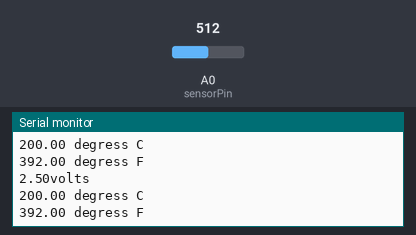
A sketch run on a simulated Arduino Uno, built with avr-gcc and run on an emulated ATmega328P. Shown: the last lines printed to the serial monitor. Inputs (shaded band) come from the test bench; at power-on: A0 (sensorPin) = 512.

Above: at 1.8 s.
1.9 s: A0 (sensorPin) set to 716
At 2.8 s:
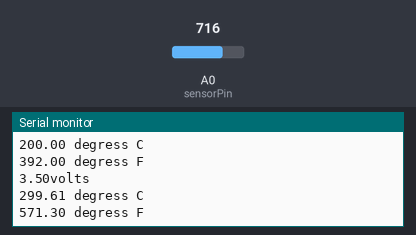
3.4 s: A0 (sensorPin) set to 900
At 4.4 s:
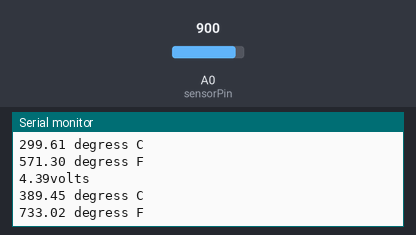
Timing chart, 0 to 6.4 s (numbered marks = the images above; inputs shaded):
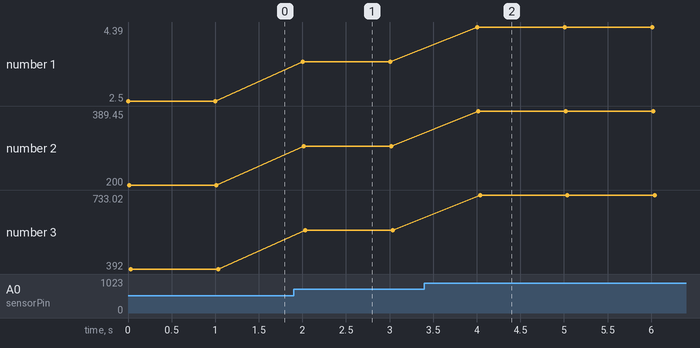

Measured:
- after the input at 1.9 s, the serial monitor: prints a new line after 0.10 s (image 1)
- after the input at 3.4 s, the serial monitor: prints a new line after 0.61 s (image 2)
- plotted number 1: 2.5 → 3.5 after the input at 1.9 s, 3.5 → 4.39 after the input at 3.4 s
- plotted number 2: 200 → 299.61 after the input at 1.9 s, 299.61 → 389.45 after the input at 3.4 s
- plotted number 3: 392 → 571.3 after the input at 1.9 s, 571.3 → 733.02 after the input at 3.4 s

The sketch:

sketch_dec18c.ino
```cpp
int sensorPin = A0;
void setup()
{
Serial.begin(9600);
}

void loop()
{
int reading = analogRead(sensorPin);
float voltage = reading * 5.0 / 1024;
Serial.print(voltage); Serial.println("volts");
float temperatureC = (voltage - 0.5) * 100 ;
Serial.print(temperatureC);
Serial.println(" degress C");
float temperatureF = (temperatureC * 9 / 5) + 32;
Serial.print(temperatureF);
Serial.println(" degress F");
delay(1000);
}
```
